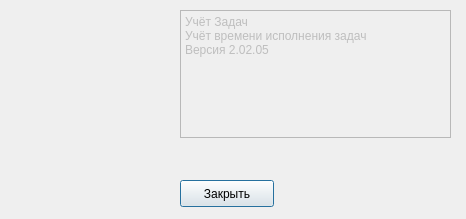
<?xml version="1.0" encoding="UTF-8"?>
<ui version="4.0">
 <class>aboutDialog</class>
 <widget class="QDialog" name="aboutDialog">
  <property name="enabled">
   <bool>true</bool>
  </property>
  <property name="geometry">
   <rect>
    <x>0</x>
    <y>0</y>
    <width>466</width>
    <height>219</height>
   </rect>
  </property>
  <property name="windowTitle">
   <string>О программе</string>
  </property>
  <property name="modal">
   <bool>true</bool>
  </property>
  <widget class="QLabel" name="label_2">
   <property name="geometry">
    <rect>
     <x>10</x>
     <y>10</y>
     <width>128</width>
     <height>128</height>
    </rect>
   </property>
   <property name="text">
    <string/>
   </property>
   <property name="pixmap">
    <pixmap resource="MainResource.qrc">:/images/Tasks128.png</pixmap>
   </property>
  </widget>
  <widget class="QPlainTextEdit" name="m_aboutText">
   <property name="enabled">
    <bool>false</bool>
   </property>
   <property name="geometry">
    <rect>
     <x>180</x>
     <y>10</y>
     <width>271</width>
     <height>128</height>
    </rect>
   </property>
   <property name="lineWrapMode">
    <enum>QPlainTextEdit::NoWrap</enum>
   </property>
   <property name="readOnly">
    <bool>false</bool>
   </property>
   <property name="plainText">
    <string>Учёт Задач 
Учёт времени исполнения задач
Версия 2.02.05</string>
   </property>
  </widget>
  <widget class="QPushButton" name="m_closeButton">
   <property name="geometry">
    <rect>
     <x>180</x>
     <y>180</y>
     <width>94</width>
     <height>27</height>
    </rect>
   </property>
   <property name="text">
    <string>Закрыть</string>
   </property>
  </widget>
 </widget>
 <resources>
  <include location="MainResource.qrc"/>
 </resources>
 <connections/>
</ui>
